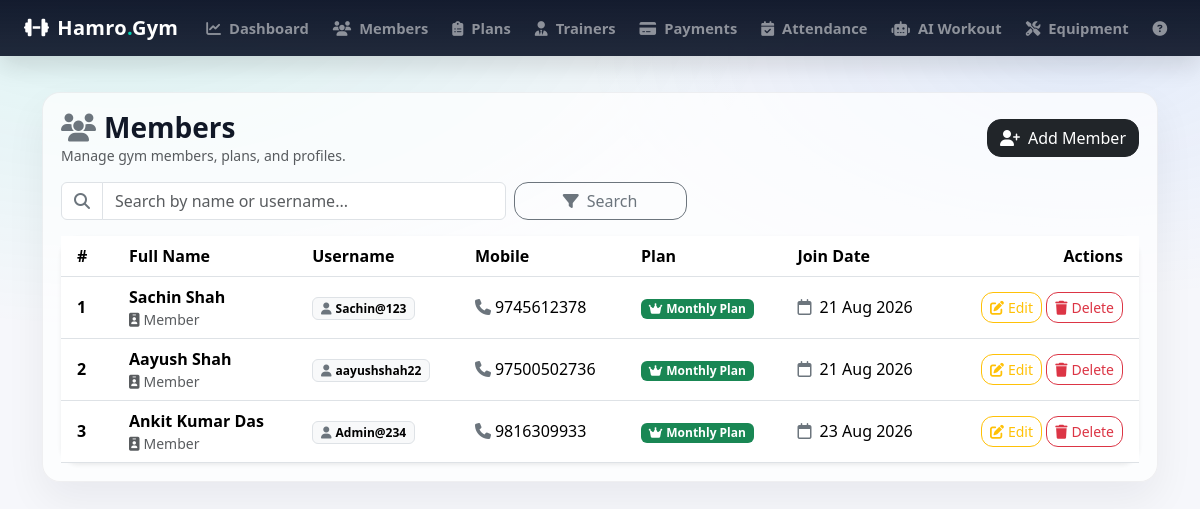
Page /admin_members/ (signed in) on the committed database.
### gymapp/models.py (models this page shows, shortened)
class MemberProfile(models.Model):
    GENDER_CHOICES = (
        ('MALE', 'Male'),
        ('FEMALE', 'Female'),
        ('OTHER', 'Other'),
    )
    user = models.OneToOneField(settings.AUTH_USER_MODEL, on_delete=models.CASCADE, related_name='member_profile')
    full_name = models.CharField(max_length=100)
    mobile = models.CharField(max_length=15)
    age = models.PositiveIntegerField(null=True, blank=True)
    gender = models.CharField(max_length=10, choices=GENDER_CHOICES, null=True, blank=True)
    address = models.TextField(blank=True)
    join_date = models.DateField(default=timezone.now)
    plan = models.ForeignKey(MembershipPlan,
                             on_delete=models.SET_NULL, # If plan is deleted, set to null
                             null=True, blank=True,
                             related_name='members'
                             )
    trainer = models.ForeignKey(Trainer,
                                on_delete=models.SET_NULL, # If trainer is deleted, set to null
                                null=True, blank=True,
                                related_name='members' # access members via trainer.members
                                )
    membership_start = models.DateField(null=True, blank=True)
    membership_end = models.DateField(null=True, blank=True)

class User(AbstractUser):
    ROLE_CHOICES = [
        ('ADMIN', 'Admin'),
        ('MEMBER', 'Member'),
    ]
    role = models.CharField(max_length=20, choices=ROLE_CHOICES, default='MEMBER')

class MembershipPlan(models.Model):
    name = models.CharField(max_length=100)
    duration_months = models.PositiveIntegerField()
    fee = models.DecimalField(max_digits=10, decimal_places=2)
    description = models.TextField(blank=True)

### gymapp/views.py (the view)
    def wrapper(request, *args, **kwargs):
        if not request.user.is_authenticated or getattr(request.user, 'role', None) != 'ADMIN':
            messages.error(request, 'You must be logged in as an admin to access this page.')
            return redirect('admin_login')  # Redirect to the admin login page
        return view_func(request, *args, **kwargs)

### gymapp/views.py (called while the page is built)
def admin_required(view_func):
    def wrapper(request, *args, **kwargs):
        if not request.user.is_authenticated or getattr(request.user, 'role', None) != 'ADMIN':
            messages.error(request, 'You must be logged in as an admin to access this page.')
            return redirect('admin_login')  # Redirect to the admin login page
        return view_func(request, *args, **kwargs)
    return wrapper

@admin_required
def admin_members_list(request):
    search = request.GET.get('search', '')
    members = MemberProfile.objects.all().select_related('user', 'plan')
    if search:
        members = members.filter(full_name__icontains=search)
    return render(request, 'admin_members_list.html', {'members': members, 'search' : search})

### gymapp/templates/admin_members_list.html (shortened to what this page needs)
{% extends 'base.html' %}
{% block content %}
<div class="d-flex flex-wrap justify-content-between align-items-center gap-2 mb-3">
    <div>
        <h3 class="mb-0 fw-bold">
            <i class="fa-solid fa-users me-2 text-secondary"></i>Members
        </h3>
        <div class="text-muted small">Manage gym members, plans, and profiles.</div>
    </div>
    <a href="{% url 'admin_member_add' %}" class="btn btn-dark" style="border-radius:14px;">
        <i class="fa-solid fa-user-plus me-2"></i>Add Member
    </a>
</div>
<form method="get" class="row g-2 align-items-center mb-3">
    <div class="col-12 col-md-6 col-lg-5">
        <div class="input-group">
            <span class="input-group-text bg-white">
                <i class="fa-solid fa-magnifying-glass text-secondary"></i>
            </span>
            <input type="text" name="search" value="{{ search }}" class="form-control"
                   placeholder="Search by name or username...">
        </div>
    </div>
    <div class="col-12 col-md-3 col-lg-2">
        <button class="btn btn-outline-secondary w-100" style="border-radius:14px;">
            <i class="fa-solid fa-filter me-2"></i>Search
        </button>
    </div>
</form>
<div class="card border-0 shadow-sm" style="border-radius:18px;">
    <div class="card-body p-0">
        <div class="table-responsive">
            <table class="table table-hover align-middle mb-0">
                <thead style="background: rgba(15,23,42,.98); color: #fff;">
                <tr>
                    <th class="ps-3" style="width:60px;">#</th>
                    <th>Full Name</th>
                    <th>Username</th>
                    <th>Mobile</th>
                    <th>Plan</th>
                    <th>Join Date</th>
                    <th class="text-end pe-3" style="width:190px;">Actions</th>
                </tr>
                </thead>
                <tbody>
                {% for m in members %}
                    <tr>
                        <td class="ps-3 fw-semibold">{{ forloop.counter }}</td>
                        <td>
                            <div class="fw-semibold">{{ m.full_name }}</div>
                            <div class="small text-muted">
                                <i class="fa-solid fa-id-badge me-1"></i>Member
                            </div>
                        </td>
                        <td>
                            <span class="badge text-bg-light border">
                                <i class="fa-solid fa-user me-1 text-secondary"></i>{{ m.user.username }}
                            </span>
                        </td>
                        <td>
                            {% if m.mobile %}
                                <span class="text-nowrap">
                                    <i class="fa-solid fa-phone me-1 text-secondary"></i>{{ m.mobile }}
                                </span>
                            {% else %}
                                <span class="text-muted">-</span>
                            {% endif %}
                        </td>
                        <td>
                            {% if m.plan %}
                                <span class="badge text-bg-success">
                                    <i class="fa-solid fa-crown me-1"></i>{{ m.plan.name }}
                                </span>
                            {% else %}
                                <span class="text-muted">-</span>
                            {% endif %}
                        </td>
                        <td class="text-nowrap">
                            {% if m.join_date %}
                                <i class="fa-regular fa-calendar me-1 text-secondary"></i>
                                {{ m.join_date|date:"d M Y" }}
                            {% else %}
                                <span class="text-muted">-</span>
                            {% endif %}
                        </td>
                        <td class="text-end pe-3">
                            <a href="{% url 'admin_member_edit' m.id %}"
                               class="btn btn-sm btn-outline-warning"
                               style="border-radius:12px;">
                                <i class="fa-solid fa-pen-to-square me-1"></i>Edit
                            </a>
                            <form action="{% url 'admin_member_delete' m.id %}" method="post"
                                  class="d-inline-block">
                                <button type="submit"
                                        class="btn btn-sm btn-outline-danger"
                                        style="border-radius:12px;"
                                        onclick="return confirm('Delete this member?')">
                                    <i class="fa-solid fa-trash me-1"></i>Delete
                                </button>
                            </form>
                        </td>
                    </tr>
                {% endfor %}
                </tbody>
            </table>
        </div>
    </div>
</div>
{% endblock %}

### gymapp/templates/base.html (style rules this page uses)
:root { --brand: #00d1b2; --dark-2: #0f172a; --card: #ffffff; --muted: #6b7280; }
body { background: radial-gradient(1200px 600px at 10% 0%, rgba(0, 209, 178, .10), transparent 55%), radial-gradient(900px 450px at 90% 10%, rgba(59, 130, 246, .10), transparent 55%), #f6f7fb; color: #111827; }

### rows in the picture
MemberProfile: full_name "Sachin Shah", user.username "Sachin@123", mobile "9745612378", plan.name "Monthly Plan", join_date "21 Aug 2026"
MemberProfile: full_name "Aayush Shah", user.username "aayushshah22", mobile "97500502736", plan.name "Monthly Plan", join_date "21 Aug 2026"
MemberProfile: full_name "Ankit Kumar Das", user.username "Admin@234", mobile "9816309933", plan.name "Monthly Plan", join_date "23 Aug 2026"
